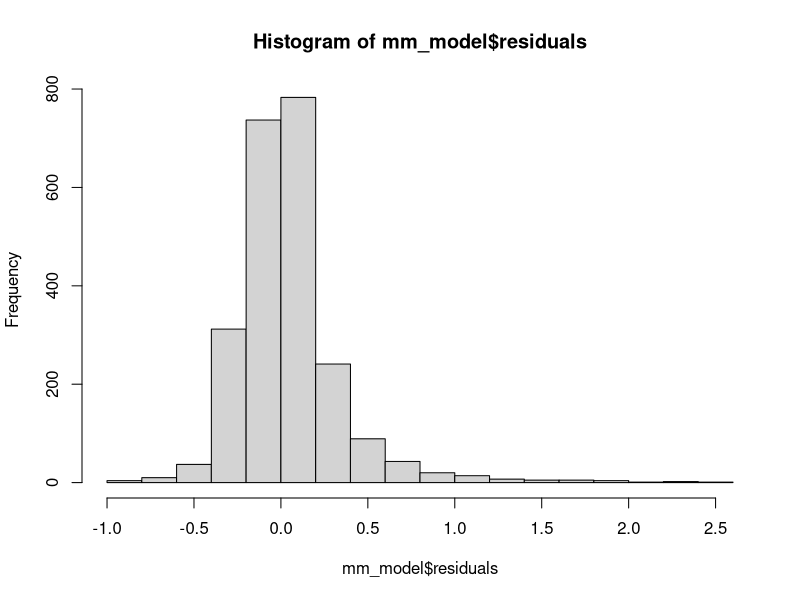
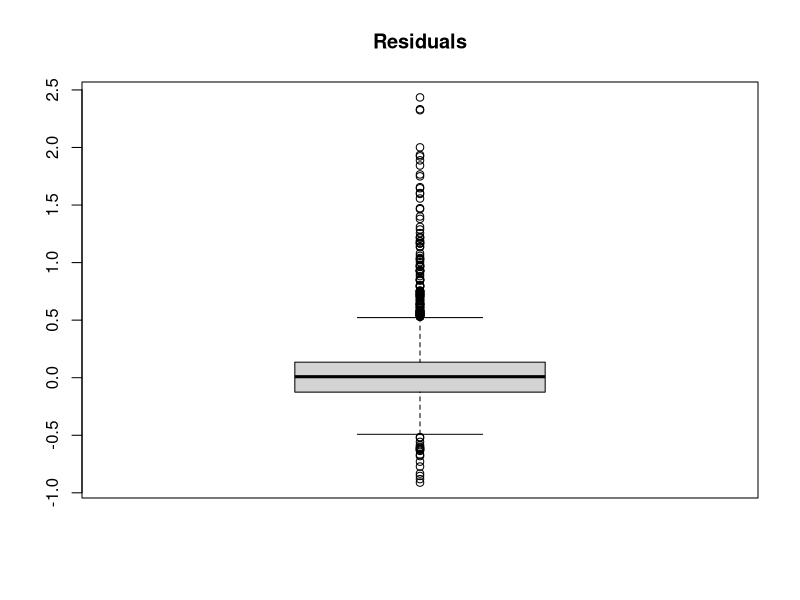
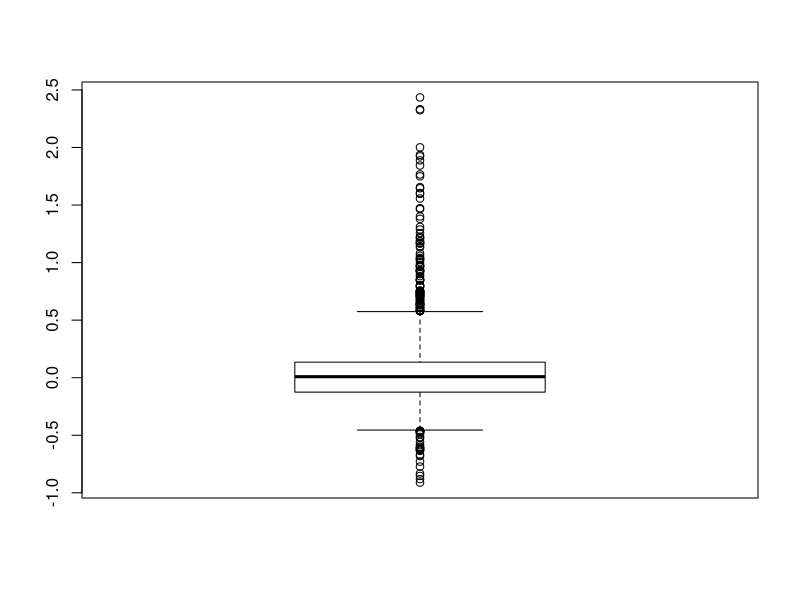
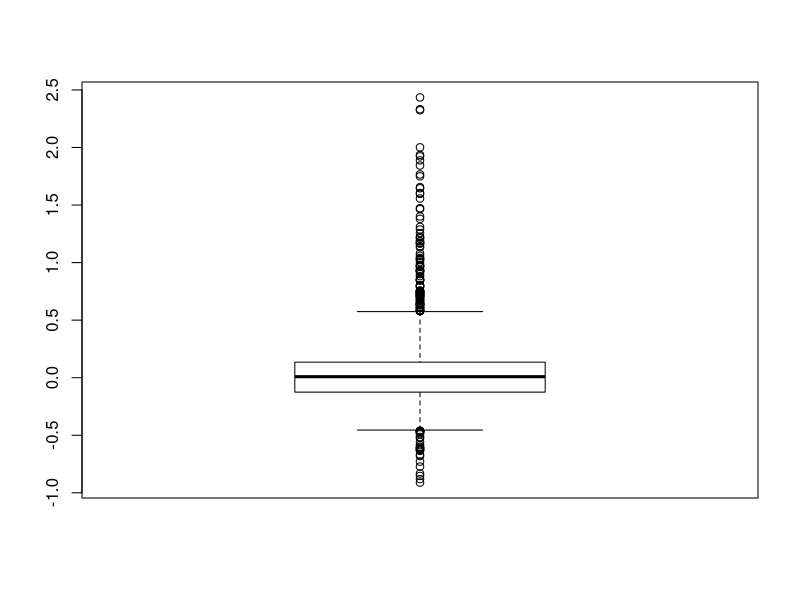
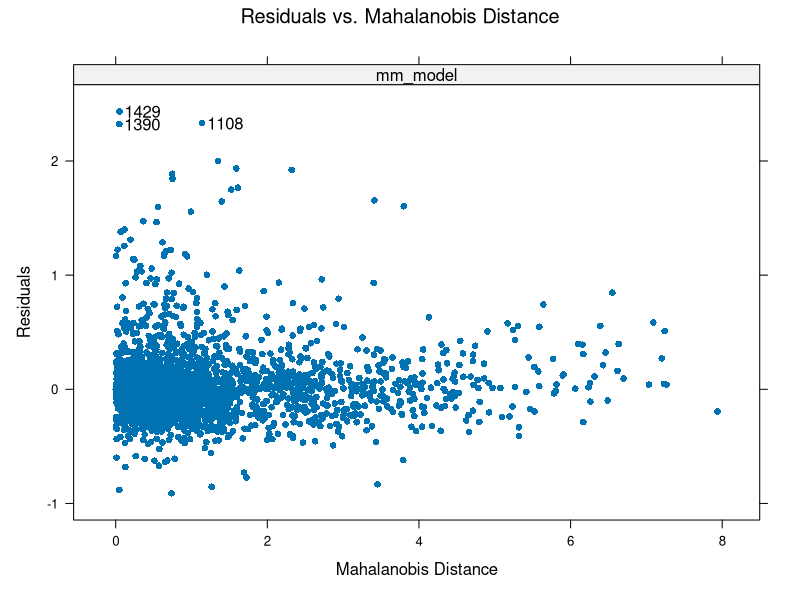
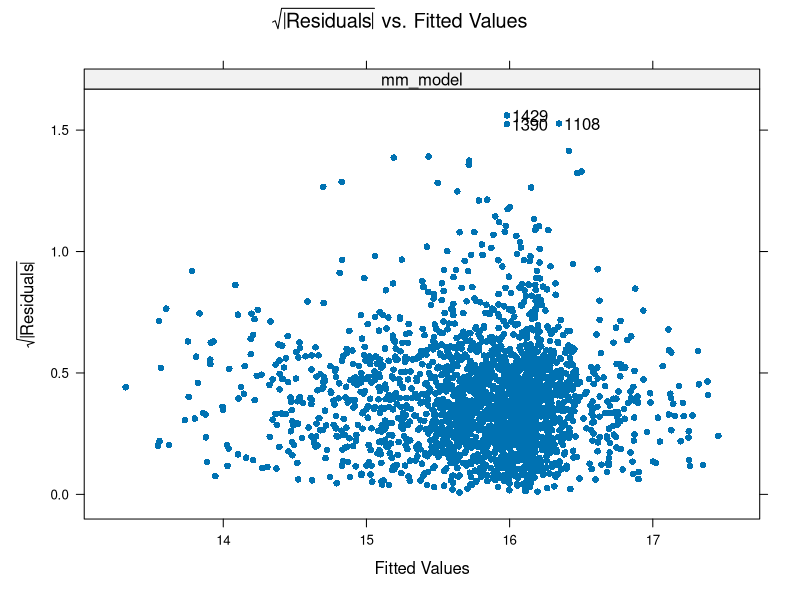
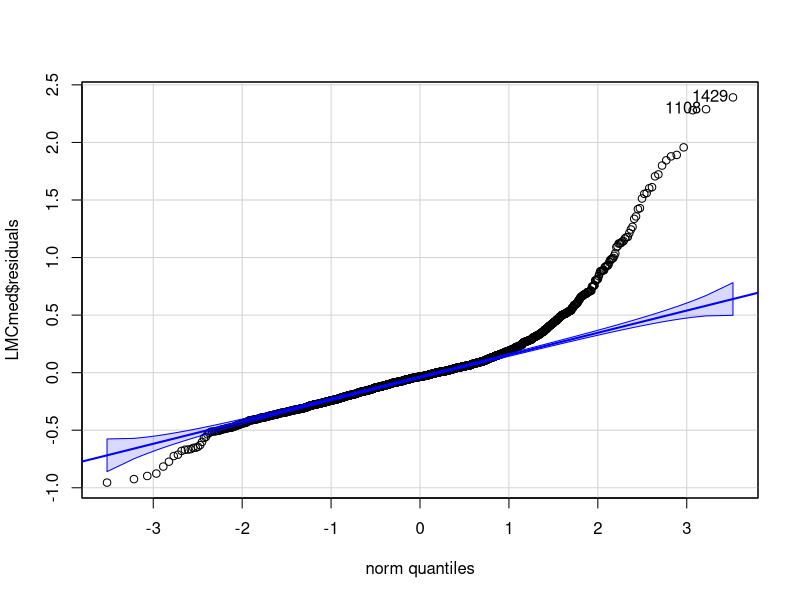
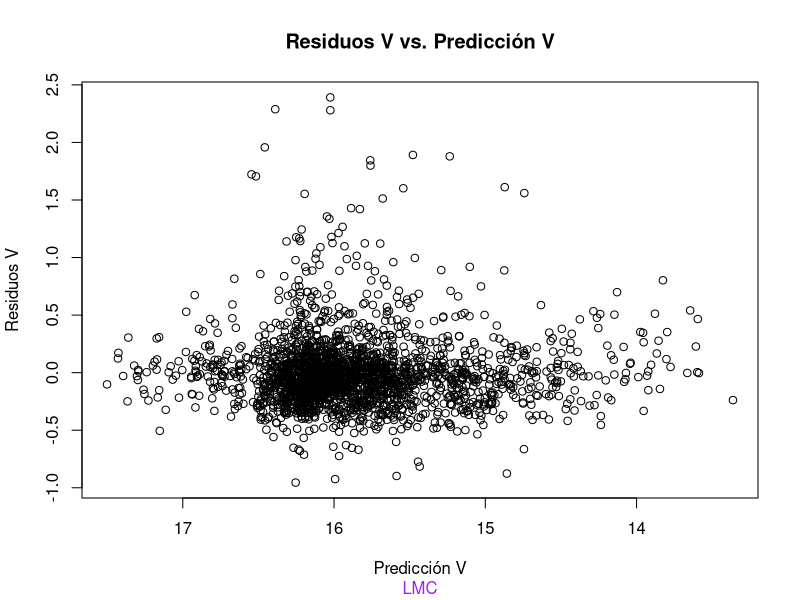

Write the R code that produced these figures, in order.
library(readxl)
library(ggplot2)  # For plotting
library(dplyr)    # For data manipulation
library(robust) 
library(robustbase)
library(car)
library(lmtest)

# Load necessary libraries
library(readr)    # For reading CSV files
library(ggplot2)  # For plotting
LMC_VI_ready <- read_excel("LMC_VI_si.xlsx")

# Extract the relevant columns
periodos <- LMC_VI_ready$P_0
log_p <- LMC_VI_ready$LogP
mean_v <- LMC_VI_ready$`mean V`
mean_i <- LMC_VI_ready$`mean I`
#REGRESION V
# Create a data frame for regression
regression_data <- data.frame(log_p, mean_v)

# Perform Major Axis (MM) regression using robust method
mm_model <- lmrob(mean_v ~ log_p, data = regression_data)
summary(mm_model)
#Graficos revision
hist(mm_model$'residuals')
boxplot(mm_model$'residuals', main="Residuals")
adjbox(mm_model$'residuals')
adjbplot<-adjbox(mm_model$'residuals')
adjbplot$out
plot.lmRob(mm_model, which.plots = 3)
plot.lmRob(mm_model, which.plots = 5)


LMCmed <- lm(mean_v ~ log_p, data = regression_data)
influence.measures(LMCmed)
qqPlot(LMCmed$residuals)

yhat<- predict(LMCmed, se.fit =FALSE)
plot(yhat, LMCmed$residuals,xlim = rev(range(yhat)),  xlab="Predicción V", ylab="Residuos V", main="Residuos V vs. Predicción V", sub = "LMC",col.sub = "purple")
plot(log_p, LMCmed$residuals,xlab="Log P", ylab="Residuos V", main="Residuos V vs. Log P", sub = "LMC",col.sub = "purple")


bptest(LMCmed, ~ log_p + I(log_p^2), data=LMC_VI_ready )

pruebHet <- lm(I(LMCmed$residuals^2) ~ I(yhat^2))
summary(pruebHet)
# Extract slope and intercept
slope <- coef(mm_model)[2]  # Slope is the second coefficient
intercept <- coef(mm_model)[1]  # Intercept is the first coefficient

# Calculate standard errors for slope and intercept
slope_se <- summary(mm_model)$coefficients[2, "Std. Error"]
intercept_se <- summary(mm_model)$coefficients[1, "Std. Error"]

# Print the results
cat("Slope:", slope, "±", slope_se, "\n")
cat("Intercept:", intercept, "±", intercept_se, "\n")
#Graph
plot(log_p, mean_v,ylim = rev(range(mean_v)), main="Regresión MM para V vs. LogP", xlab="LogP", ylab="Magnitud V", sub = "LMC",col.sub = "purple" )
#scale_y_reverse()
#add the fitted regression line to the scatterplot
abline(mm_model, col="steelblue")
# Add annotations for slope and intercept
annotate("text", x = min(log_p), y = max(mean_v), 
         label = paste("Slope:", round(slope, 3), "\nIntercept:", round(intercept, 3)), 
         hjust = 0, vjust = 1, size = 4, color = "red")
#Forzando pendiente
mm_model_forzv <- lmrob(mean_v ~ 1+offset(-2.67*log_p), data = regression_data)
summary(mm_model_forzv)

#Calculos para I

# Create a data frame for regression
regression_data2 <- data.frame(log_p, mean_i)

# Perform Major Axis (MM) regression using robust method
mm_model2 <- lmrob(mean_i ~ log_p, data = regression_data2)


LMCmed2 <- lm(mean_i ~ log_p, data = regression_data2)
yhat2<- predict(LMCmed2, se.fit =FALSE)
plot(yhat2, LMCmed2$residuals,xlim = rev(range(yhat2)),  xlab="Predicción I", ylab="Residuos I", main="Residuos I vs. Predicción I", sub = "LMC",col.sub = "purple")
plot(log_p, LMCmed2$residuals,xlab="Log P", ylab="Residuos I", main="Residuos I vs. Log P", sub = "LMC",col.sub = "purple")



# Extract slope and intercept
slope2 <- coef(mm_model2)[2]  # Slope is the second coefficient
intercept2 <- coef(mm_model2)[1]  # Intercept is the first coefficient

# Calculate standard errors for slope and intercept
slope_se2 <- summary(mm_model2)$coefficients[2, "Std. Error"]
intercept_se2 <- summary(mm_model2)$coefficients[1, "Std. Error"]

# Print the results
cat("Slope:", slope2, "±", slope_se2, "\n")
cat("Intercept:", intercept2, "±", intercept_se2, "\n")

#Graph
plot(log_p, mean_i,ylim = rev(range(mean_i)), main="Regresión MM para I vs. LogP", xlab="LogP", ylab="Magnitud I", sub = "LMC",col.sub = "purple" )
#scale_y_reverse()
#add the fitted regression line to the scatterplot
abline(mm_model2, col="steelblue")
# Add annotations for slope and intercept
annotate("text", x = min(log_p), y = max(mean_i), 
         label = paste("Slope:", round(slope, 3), "\nIntercept:", round(intercept, 3)), 
         hjust = 0, vjust = 1, size = 4, color = "red")
